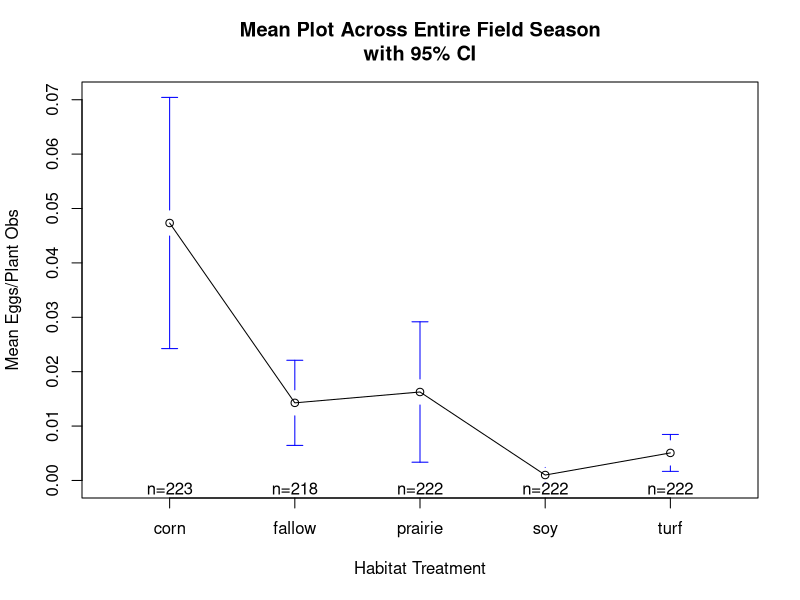
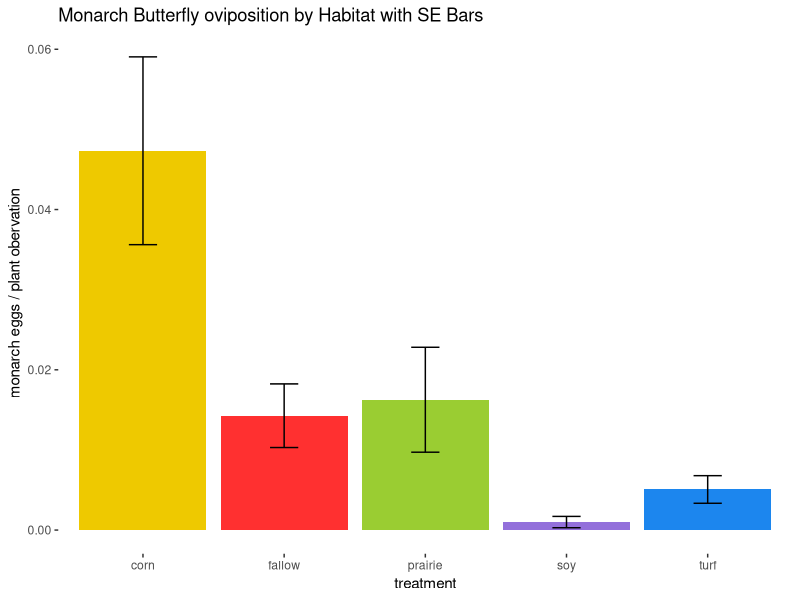
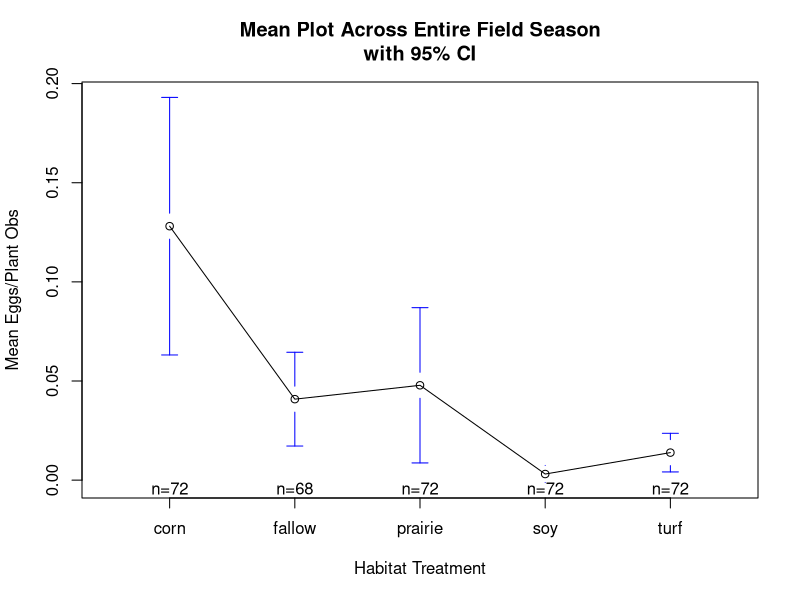

Write the R code that produced these figures, in order. (Note: this script raises an error after producing the figures.)

oviposition<-read.csv(file="oviposition.csv", header=TRUE) #read in oviposition file

oviposition<-na.omit(oviposition) #get rid of na's. There were several incidents when we were unable to count eggs (broken plants, plants were covered by exclosures, etc)

#install and use the ddply function to average across subsamples (individual plants within plant patches)
library(plyr)
oviposition.avg <-ddply(oviposition, .(treatment, date, time, block, deployment), summarize, monarch_eggs.mean=mean(monarch_eggs))

#make block, date, time, deployment into a factor
oviposition.avg$block <- as.factor(oviposition.avg$block)
oviposition.avg$date <- as.factor(oviposition.avg$date)
oviposition.avg$time <- as.factor(oviposition.avg$time)
oviposition.avg$deployment <- as.factor(oviposition.avg$deployment)

#do the anova using glm function
result <- glm(monarch_eggs.mean ~ block + treatment, data=oviposition.avg)
aov(result)
summary(aov(result))
TukeyHSD(aov(result))

#make the mean plot
library(gplots)
plotmeans(monarch_eggs.mean~treatment,xlab="Habitat Treatment",
          ylab="Mean Eggs/Plant Obs", main="Mean Plot Across Entire Field Season\nwith 95% CI", data=oviposition.avg)

#make date and time variables factors
as.factor(oviposition.avg$date)
as.factor(oviposition.avg$time)

#rerun anova with date and time as covariates
result_covariates <- glm(monarch_eggs.mean ~ block + treatment + date + time, data=oviposition.avg)
aov(result_covariates)
summary(aov(result_covariates))
TukeyHSD(aov(result_covariates))
#rerun this with poisson distribution
result_covariates.poisson <- glm(monarch_eggs.mean ~ block + treatment + date + time, data=oviposition.avg, family = poisson())
aov(result_covariates.poisson)
summary(aov(result_covariates.poisson))
TukeyHSD(aov(result_covariates.poisson))

#need to use ddply to compute summary stats for plotting

oviposition.summary<-ddply(oviposition.avg, .(treatment, deployment), summarize,
                           N=length(monarch_eggs.mean),
                           mean=mean(monarch_eggs.mean),
                           sd   = sd(monarch_eggs.mean),
                           se   = sd / sqrt(N) )
oviposition.summary.overall<-ddply(oviposition.avg, .(treatment), summarize,
                           N=length(monarch_eggs.mean),
                           mean=mean(monarch_eggs.mean),
                           sd   = sd(monarch_eggs.mean),
                           se   = sd / sqrt(N) )

head(oviposition.summary)

#make a bar plot with ggplot
library(ggplot2)
# Error bars represent standard error of the mean
#cols is my personalized colour palette.
cols <- c("gold2", "firebrick1", "yellowgreen", "mediumpurple", "dodgerblue2" )
ggplot(oviposition.summary.overall, aes(x=treatment, y=mean, fill=treatment)) + 
  geom_bar(position=position_dodge(), stat="identity", size=.3, fill=cols) +
  geom_errorbar(aes(ymin=mean-se, ymax=mean+se), width=.2, position=position_dodge(.9)) +
  scale_color_manual(values=cols)+
  ylab("monarch eggs / plant obervation" )+
  ggtitle("Monarch Butterfly oviposition by Habitat with SE Bars") +
  theme(panel.background = element_blank())









#Doug asked me to redo the ANOVA with only the third egg check
# this is where the most important separations will be observed- sample sizes were very low in first two
oviposition.deployment3<-subset(oviposition, deployment==3)

#install and use the ddply function to average across subsamples (individual plants within plant patches)
oviposition.deployment3.avg <-ddply(oviposition.deployment3, .(treatment, date, time, block), summarize, 
                                    monarch_eggs.mean=mean(monarch_eggs),
                                    monarch_eggs.sum=sum(monarch_eggs),
                                    nplants=length(monarch_eggs))

#make block, date, and time into a factor
oviposition.deployment3.avg$block <- as.factor(oviposition.deployment3.avg$block)
oviposition.deployment3.avg$date <- as.factor(oviposition.deployment3.avg$date)
oviposition.deployment3.avg$time <- as.factor(oviposition.deployment3.avg$time)

#do the anova using glm function
result.deployment3 <- glm(monarch_eggs.sum ~ block + treatment, offset=nplants, data=oviposition.deployment3.avg)
summary(result.deployment3)
aov(result.deployment3)
summary(aov(result.deployment3))
TukeyHSD(aov(result.deployment3))

#make the mean plot
library(gplots)
plotmeans(monarch_eggs.mean~treatment,xlab="Habitat Treatment",
          ylab="Mean Eggs/Plant Obs", main="Mean Plot Across Entire Field Season\nwith 95% CI", data=oviposition.deployment3.avg)

#make date and time variables factors
oviposition.deployment3.avg$date<-as.factor(oviposition.deployment3.avg$date)
oviposition.deployment3.avg$time<-as.factor(oviposition.deployment3.avg$time)
oviposition.deployment3.avg$block<-as.factor(oviposition.deployment3.avg$block)

#rerun anova with appropriate data as factors, with sum of eggs as response variable
result_covariates.deployment3 <- glm(monarch_eggs.sum ~ block + treatment, offset=nplants, data=oviposition.deployment3.avg)
summary(result_covariates.deployment3)
aov(result_covariates.deployment3)
summary(aov(result_covariates.deployment3))
TukeyHSD(aov(result_covariates.deployment3))
#rerun this with poisson distribution
result_covariates.deployment3.poisson <- glm(monarch_eggs.sum ~ block + treatment, offset=nplants, data=oviposition.deployment3.avg, family = "poisson")
summary(result_covariates.deployment3.poisson)
aov(result_covariates.deployment3.poisson)
summary(aov(result_covariates.deployment3.poisson))
TukeyHSD(aov(result_covariates.deployment3.poisson))
#residual deviance is high. Switch to a negative binomial model
library(pscl)

result_covariates.deployment3.nb <- glm.nb(monarch_eggs.sum ~ block + treatment +offset(nplants), data=oviposition.deployment3.avg)
summary(result_covariates.deployment3.nb)
aov(result_covariates.deployment3.nb)
summary(aov(result_covariates.deployment3.nb))
#need a holm-adjusted t-test here because Tukey doesn't work with NB models

TukeyHSD(aov(result_covariates.deployment3.nb))


#need to use ddply to compute summary stats for plotting

oviposition.deployment3.summary<-ddply(oviposition.deployment3.avg, .(treatment), summarize,
                                       N=length(monarch_eggs.mean),
                                       mean=mean(monarch_eggs.mean),
                                       sd   = sd(monarch_eggs.mean),
                                       se   = sd / sqrt(N) )

head(oviposition.deployment3.summary)

#make a bar plot with ggplot
# Error bars represent standard error of the mean
#cols is my personalized colour palette.
cols <- c("gold2", "firebrick1", "yellowgreen", "mediumpurple", "dodgerblue2" )
ggplot(oviposition.deployment3.summary, aes(x=treatment, y=mean, fill=treatment)) + 
  geom_bar(position=position_dodge(), stat="identity", size=.3, fill=cols) +
  geom_errorbar(aes(ymin=mean-se, ymax=mean+se), width=.2, position=position_dodge(.9)) +
  scale_color_manual(values=cols)+
  ylab("monarch eggs / plant obervation" )+
  ggtitle("Monarch Butterfly oviposition.deployment3 by Habitat with SE Bars") +
  theme(panel.background = element_blank())





#making individual bar plots for deployments 1 & 2
#trying to facet it...
cols <- c("gold2", "firebrick1", "yellowgreen", "mediumpurple", "dodgerblue2" )
ggplot(oviposition.summary, aes(x=treatment, y=mean, fill=treatment)) + 
  geom_bar(position=position_dodge(), stat="identity", size=.3, fill=) +
  geom_errorbar(aes(ymin=mean-se, ymax=mean+se), width=.2, position=position_dodge(.9)) +
  scale_color_manual(values=cols)+
  ylab("monarch eggs / plant obervation" )+
  ggtitle("Monarch Butterfly oviposition by Habitat with SE Bars") +
  theme(panel.background = element_blank())+
  facet_wrap(~deployment)


#doing it the long way...
oviposition.deployment1<-subset(oviposition, deployment==1)
oviposition.deployment2<-subset(oviposition, deployment==2)

#install and use the ddply function to average across subsamples (individual plants within plant patches)
oviposition.deployment1.avg <-ddply(oviposition.deployment1, .(treatment, date, time, block), summarize, monarch_eggs.mean=mean(monarch_eggs))
oviposition.deployment2.avg <-ddply(oviposition.deployment2, .(treatment, date, time, block), summarize, monarch_eggs.mean=mean(monarch_eggs))

#make block, date, and time into a factor
oviposition.deployment1.avg$block <- as.factor(oviposition.deployment1.avg$block)
oviposition.deployment1.avg$date <- as.factor(oviposition.deployment1.avg$date)
oviposition.deployment1.avg$time <- as.factor(oviposition.deployment1.avg$time)

oviposition.deployment2.avg$block <- as.factor(oviposition.deployment2.avg$block)
oviposition.deployment2.avg$date <- as.factor(oviposition.deployment2.avg$date)
oviposition.deployment2.avg$time <- as.factor(oviposition.deployment2.avg$time)

#need to use ddply to compute summary stats for plotting

oviposition.deployment1.summary<-ddply(oviposition.deployment1.avg, .(treatment), summarize,
                                       N=length(monarch_eggs.mean),
                                       mean=mean(monarch_eggs.mean),
                                       sd   = sd(monarch_eggs.mean),
                                       se   = sd / sqrt(N) )

oviposition.deployment2.summary<-ddply(oviposition.deployment2.avg, .(treatment), summarize,
                                       N=length(monarch_eggs.mean),
                                       mean=mean(monarch_eggs.mean),
                                       sd   = sd(monarch_eggs.mean),
                                       se   = sd / sqrt(N) )

#make a bar plot with ggplot
#cols is my personalized colour palette.
cols <- c("gold2", "firebrick1", "yellowgreen", "mediumpurple", "dodgerblue2" )
ggplot(oviposition.deployment1.summary, aes(x=treatment, y=mean, fill=treatment)) + 
  geom_bar(position=position_dodge(), stat="identity", size=.3, fill=cols) +
  scale_color_manual(values=cols)+
  ylab("monarch eggs / plant obervation" )+
  ggtitle("Monarch Butterfly oviposition.deployment1 by Habitat with SE Bars") +
  theme(panel.background = element_blank())

ggplot(oviposition.deployment2.summary, aes(x=treatment, y=mean, fill=treatment)) + 
  geom_bar(position=position_dodge(), stat="identity", size=.3, fill=cols) +
  geom_errorbar(aes(ymin=mean-se, ymax=mean+se), width=.2, position=position_dodge(.9)) +
  scale_color_manual(values=cols)+
  ylab("monarch eggs / plant obervation" )+
  ggtitle("Monarch Butterfly oviposition.deployment2 by Habitat with SE Bars") +
  theme(panel.background = element_blank())


#faceted bar chart!

as.factor(oviposition.summary$deployment)
labels <- c("1" = "June", "2" = "July", "3" = "August") #make labeller

ggplot(oviposition.summary, aes(x=treatment, y=mean, colour=treatment)) + 
  geom_bar(position=position_dodge(), stat="identity", size=.3, fill=cols) +
  geom_errorbar(aes(ymin=mean-se, ymax=mean+se), colour="black", width=.2, position=position_dodge(.9)) +
  scale_color_manual(values=cols)+
  ylab("monarch eggs / plant obervation" )+
  ggtitle("Monarch Butterfly oviposition by Habitat with SE Bars") +
  theme(panel.background = element_blank(), axis.text.x = element_blank(),  axis.ticks = element_blank())+
  facet_grid(~deployment, labeller=labeller(deployment = labels))
